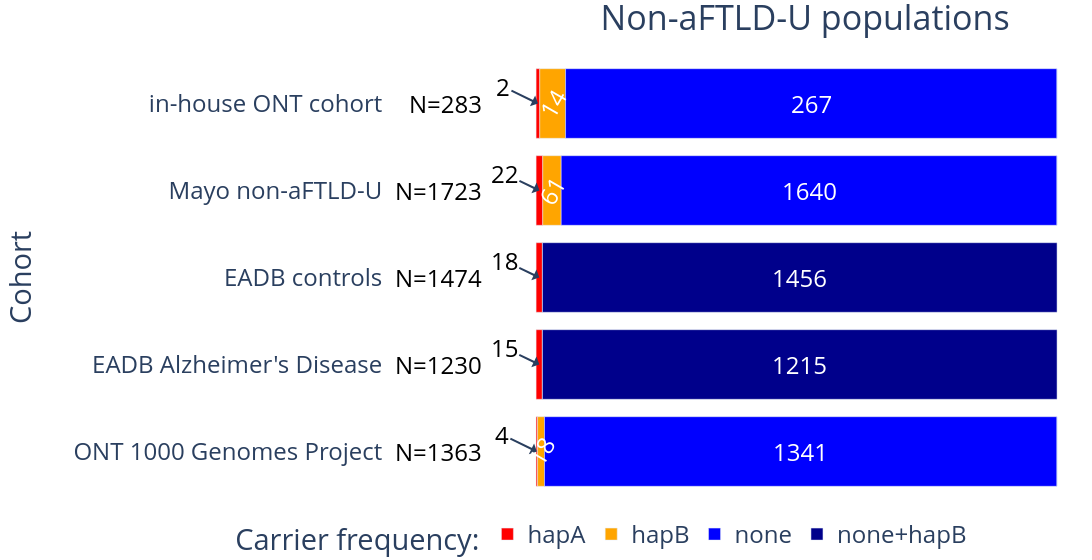

This figure's notebook cell:
### Markdown cell above
# Image 2

### Code cell
df = pd.read_excel("~/local/populations.xlsx", sheet_name="img2")
for col in ["hapA", "hapB", "none", "none2"]:
    df[f"{col}_f"] = df[col] / df["sum"]
df["none+hapB"] = df["none2_f"]
df2 = df.melt(
    id_vars=["cohort"], value_vars=["hapA_f", "hapB_f", "none_f", "none+hapB"]
).iloc[::-1]
df2["variable"] = df2["variable"].str.replace("_f", "")

# custom order the data
df2["variable"] = pd.Categorical(
    df2["variable"], categories=["hapA", "hapB", "none", "none+hapB"], ordered=True
)

fig = px.bar(
    df2,
    x="value",
    y="cohort",
    color="variable",
    orientation="h",
    color_discrete_map={
        "hapA": "red",
        "hapB": "orange",
        "none": "blue",
        "none+hapB": "darkblue",
    },
    category_orders={"variable": ["hapA", "hapB", "none", "none+hapB"]},
    labels={"value": "Proportion", "variable": "Haplotype", "cohort": "Cohort"},
)
fig.update_layout(
    title="Non-aFTLD-U populations",
    xaxis_title="",
    yaxis_title="Cohort<br>",
    title_x=0.55,
    title_xanchor="left",
    plot_bgcolor="white",
    font=dict(size=24),
    margin=dict(l=0, r=0, b=0),
    width=1200,
)

# put the legend horizontal, centered, below the plotting area
fig.update_layout(
    legend=dict(
        orientation="h",
        yanchor="bottom",
        y=-0.15,
        xanchor="center",
        x=0.3,
        title="Carrier frequency:",
    )
)

# hide x-axis labels
fig.update_xaxes(showticklabels=False)
fig.update_yaxes(
    ticks="outside",
    tickcolor="white",  # adjust color of the tick
)

# add annotations
df_vals = df.copy()
df_vals["hapA_loc"] = df_vals["hapA_f"] / 2  # center of hapA block
df_vals["hapB_loc"] = (
    df_vals["hapA_f"] + df_vals["hapB_f"] / 2
)  # center of hapB block
df_vals["none_loc"] = (
    df_vals["hapA_f"] + df_vals["hapB_f"] + df_vals["none_f"] / 2
)  # center of none block
df_vals["none+hapB_loc"] = (
    df_vals["hapA_f"] + df_vals["hapB_f"] + df_vals["none_f"] + df_vals["none2_f"] / 2
)  # center of none+hapB block

for i, row in df_vals.iterrows():
    fig.add_annotation(
        x=row["hapA_loc"],
        y=row["cohort"],
        text=f"{row['hapA']}",
        arrowhead=1,
        arrowwidth=2,
        font=dict(color="black", size=24),
        yshift=0,
        ax=-35,
        ay=-17,
    )
    if not row["hapB"] == 0:
        if row["hapB"] > 10:
            fig.add_annotation(
                x=row["hapB_loc"],
                y=row["cohort"],
                text=f"{row['hapB']}",
                showarrow=False,
                textangle=-60,
                font=dict(color="white", size=24),
            )
        else:
            fig.add_annotation(
                x=row["hapB_loc"],
                y=row["cohort"],
                text=f"{row['hapB']}",
                arrowhead=1,
                arrowwidth=2,
                font=dict(color="black", size=24),
                yshift=0,
                ax=-20,
                ay=-40,
            )

    if not row["none"] == 0:
        fig.add_annotation(
            x=row["none_loc"],
            y=row["cohort"],
            text=f"{row['none']}",
            showarrow=False,
            font=dict(color="white", size=24),
        )
    if not row["none2"] == 0:
        fig.add_annotation(
            x=row["none+hapB_loc"],
            y=row["cohort"],
            text=f"{row['none2']}",
            showarrow=False,
            font=dict(color="white", size=24),
        )
    fig.add_annotation(
        x=-0.1,
        y=row["cohort"],
        text=f"N={row['sum']}",
        xanchor="right",
        font=dict(color="black", size=24),
        showarrow=False,
    )

fig.show()

### Figure 1 — Plotly figure (JSON) as saved in the notebook; plotly's stock layout.template omitted (floating-point values rounded to 4 significant figures)
{"data": [{"alignmentgroup": "True", "hovertemplate": "Haplotype=hapA<br>Proportion=%{x}<br>Cohort=%{y}<extra></extra>", "legendgroup": "hapA", "marker": {"color": "red", "pattern": {"shape": ""}}, "name": "hapA", "offsetgroup": "hapA", "orientation": "h", "showlegend": true, "textposition": "auto", "type": "bar", "x": [0.002935, 0.0122, 0.01221, 0.01277, 0.007067], "xaxis": "x", "y": ["ONT 1000 Genomes Project", "EADB Alzheimer's Disease", "EADB controls", "Mayo non-aFTLD-U", "in-house ONT cohort"], "yaxis": "y"}, {"alignmentgroup": "True", "hovertemplate": "Haplotype=hapB<br>Proportion=%{x}<br>Cohort=%{y}<extra></extra>", "legendgroup": "hapB", "marker": {"color": "orange", "pattern": {"shape": ""}}, "name": "hapB", "offsetgroup": "hapB", "orientation": "h", "showlegend": true, "textposition": "auto", "type": "bar", "x": [0.01321, 0, 0, 0.0354, 0.04947], "xaxis": "x", "y": ["ONT 1000 Genomes Project", "EADB Alzheimer's Disease", "EADB controls", "Mayo non-aFTLD-U", "in-house ONT cohort"], "yaxis": "y"}, {"alignmentgroup": "True", "hovertemplate": "Haplotype=none<br>Proportion=%{x}<br>Cohort=%{y}<extra></extra>", "legendgroup": "none", "marker": {"color": "blue", "pattern": {"shape": ""}}, "name": "none", "offsetgroup": "none", "orientation": "h", "showlegend": true, "textposition": "auto", "type": "bar", "x": [0.9839, 0, 0, 0.9518, 0.9435], "xaxis": "x", "y": ["ONT 1000 Genomes Project", "EADB Alzheimer's Disease", "EADB controls", "Mayo non-aFTLD-U", "in-house ONT cohort"], "yaxis": "y"}, {"alignmentgroup": "True", "hovertemplate": "Haplotype=none+hapB<br>Proportion=%{x}<br>Cohort=%{y}<extra></extra>", "legendgroup": "none+hapB", "marker": {"color": "darkblue", "pattern": {"shape": ""}}, "name": "none+hapB", "offsetgroup": "none+hapB", "orientation": "h", "showlegend": true, "textposition": "auto", "type": "bar", "x": [0, 0.9878, 0.9878, 0, 0], "xaxis": "x", "y": ["ONT 1000 Genomes Project", "EADB Alzheimer's Disease", "EADB controls", "Mayo non-aFTLD-U", "in-house ONT cohort"], "yaxis": "y"}], "layout": {"annotations": [{"arrowhead": 1, "arrowwidth": 2, "ax": -35, "ay": -17, "font": {"color": "black", "size": 24}, "text": "2", "x": 0.003534, "y": "in-house ONT cohort", "yshift": 0}, {"font": {"color": "white", "size": 24}, "showarrow": false, "text": "14", "textangle": -60, "x": 0.0318, "y": "in-house ONT cohort"}, {"font": {"color": "white", "size": 24}, "showarrow": false, "text": "267", "x": 0.5283, "y": "in-house ONT cohort"}, {"font": {"color": "black", "size": 24}, "showarrow": false, "text": "N=283", "x": -0.1, "xanchor": "right", "y": "in-house ONT cohort"}, {"arrowhead": 1, "arrowwidth": 2, "ax": -35, "ay": -17, "font": {"color": "black", "size": 24}, "text": "22", "x": 0.006384, "y": "Mayo non-aFTLD-U", "yshift": 0}, {"font": {"color": "white", "size": 24}, "showarrow": false, "text": "61", "textangle": -60, "x": 0.03047, "y": "Mayo non-aFTLD-U"}, {"font": {"color": "white", "size": 24}, "showarrow": false, "text": "1640", "x": 0.5241, "y": "Mayo non-aFTLD-U"}, {"font": {"color": "black", "size": 24}, "showarrow": false, "text": "N=1723", "x": -0.1, "xanchor": "right", "y": "Mayo non-aFTLD-U"}, {"arrowhead": 1, "arrowwidth": 2, "ax": -35, "ay": -17, "font": {"color": "black", "size": 24}, "text": "18", "x": 0.006106, "y": "EADB controls", "yshift": 0}, {"font": {"color": "white", "size": 24}, "showarrow": false, "text": "1456", "x": 0.5061, "y": "EADB controls"}, {"font": {"color": "black", "size": 24}, "showarrow": false, "text": "N=1474", "x": -0.1, "xanchor": "right", "y": "EADB controls"}, {"arrowhead": 1, "arrowwidth": 2, "ax": -35, "ay": -17, "font": {"color": "black", "size": 24}, "text": "15", "x": 0.006098, "y": "EADB Alzheimer's Disease", "yshift": 0}, {"font": {"color": "white", "size": 24}, "showarrow": false, "text": "1215", "x": 0.5061, "y": "EADB Alzheimer's Disease"}, {"font": {"color": "black", "size": 24}, "showarrow": false, "text": "N=1230", "x": -0.1, "xanchor": "right", "y": "EADB Alzheimer's Disease"}, {"arrowhead": 1, "arrowwidth": 2, "ax": -35, "ay": -17, "font": {"color": "black", "size": 24}, "text": "4", "x": 0.001467, "y": "ONT 1000 Genomes Project", "yshift": 0}, {"font": {"color": "white", "size": 24}, "showarrow": false, "text": "18", "textangle": -60, "x": 0.009538, "y": "ONT 1000 Genomes Project"}, {"font": {"color": "white", "size": 24}, "showarrow": false, "text": "1341", "x": 0.5081, "y": "ONT 1000 Genomes Project"}, {"font": {"color": "black", "size": 24}, "showarrow": false, "text": "N=1363", "x": -0.1, "xanchor": "right", "y": "ONT 1000 Genomes Project"}], "barmode": "relative", "font": {"size": 24}, "legend": {"orientation": "h", "title": {"text": "Carrier frequency:"}, "tracegroupgap": 0, "x": 0.3, "xanchor": "center", "y": -0.15, "yanchor": "bottom"}, "margin": {"b": 0, "l": 0, "r": 0, "t": 60}, "plot_bgcolor": "white", "title": {"text": "Non-aFTLD-U populations", "x": 0.55, "xanchor": "left"}, "width": 1200, "xaxis": {"anchor": "y", "domain": [0, 1], "showticklabels": false, "title": {"text": ""}}, "yaxis": {"anchor": "x", "domain": [0, 1], "tickcolor": "white", "ticks": "outside", "title": {"text": "Cohort<br>"}}}}
